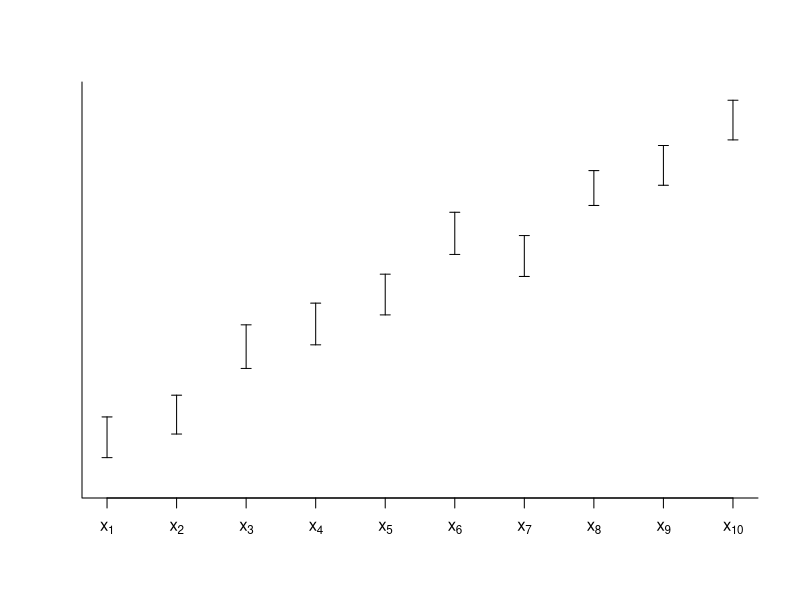

Generate this figure with R:
data= data.frame(
  x = c(0, 1, 2, 3, 4, 5, 6, 7, 8, 9),
  y = c(10, 11, 14, 15, 16.3, 19, 18, 21, 22, 24),
  avg = c(10, 11, 14, 15, 16.3, 19, 18, 21, 22, 24),
  sdev = rnorm(10, mean = 0.9, sd = 0.05)
)

plot(NULL, NULL, 
     ylim=c(8, 25), xlim = c(0, 9),
     xaxt="n", yaxt="n", xlab="  ", ylab="  ", bty = "l"
     )

x <- data$x
sdev <-data$sdev
avg <- data$avg
arrows(x, avg-sdev, x, avg+sdev, length=0.05, angle=90, code=3)
axis(1, labels = expression(x[1], x[2],x[3],x[4],x[5],x[6],x[7],x[8],x[9],x[10]), at = data$x )


